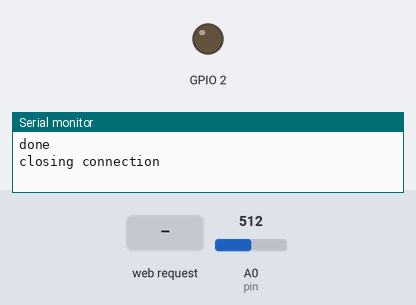
Recording of a sketch running on a simulated ESP8266 (NodeMCU). Parts: output pins drawn as LEDs (lit = HIGH), the last lines printed to the serial monitor. The inputs (shaded band) are chosen by the test bench; at power-on: A0 (pin) = 512. WiFi joins after 1.5 s; servers stay silent unless stated; uploads are accepted with an empty reply.

Above: at 2.7 s.
2.8 s: HTTP request GET /tuoicay received
At 7.9 s:
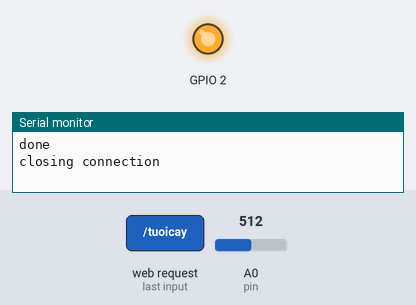
8.2 s: HTTP request GET /ngung received
At 12.2 s:
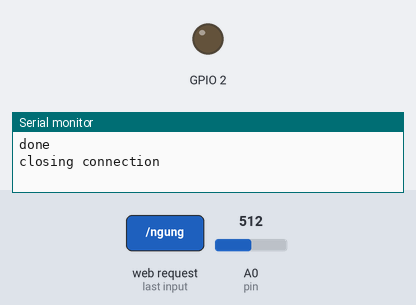
Timing chart, 0 to 13.7 s (numbered marks = the images above; inputs shaded):
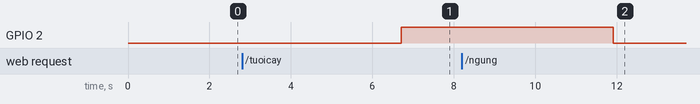

Measured:
- after the input at 2.8 s, GPIO 2: LOW → HIGH after 3.9 s
- after the input at 8.2 s, GPIO 2: HIGH → LOW after 3.7 s

The sketch:

Cambiendat_Dean.ino
```cpp
#include <Arduino.h>
// #include <ESPAsyncWebServer.h>
#include <ESP8266WebServer.h>
#include <ESP8266WiFi.h>
#include <ESP8266WiFiMulti.h>
#include <ESP8266HTTPClient.h>
#include <WiFiClient.h>
#include <ArduinoJson.h>

#define GPIO2 4

const char *SSID = "HSU_Students";
const char *PASSWORD= "dhhs12cnvch";
// const char *SSID = "Sunshine Software";
// const char *PASSWORD = "sunshinexinchao";
const char *URL1 = "http://10.106.24.105:2002/adddata";

ESP8266WebServer server(80);
ESP8266WiFiMulti WiFiMulti;
WiFiClient client;
HTTPClient http;
#define THRESHOLD 560
float pin = A0;

void setup() {
  Serial.begin(115200);
  Serial.println();
  Serial.print("Connect to existing Wifi network...");
  WiFi.begin(SSID, PASSWORD);
  while (WiFi.status() != WL_CONNECTED) {
    delay(500);
    Serial.print(".");
  }
  Serial.println("");
  Serial.println("WiFi connected");
  Serial.println("IP address: ");
  Serial.println(WiFi.localIP());

  pinMode(pin, INPUT);
  pinMode(2, OUTPUT);

  server.enableCORS(true);
  server.on("/tuoicay", handle_on);
  server.on("/ngung", handle_off);
  server.on("/docdata", handle_readdata);
  server.on("/tuoitudong", handle_automation);
  server.begin();
  Serial.println("HTTP server started");
}
void loop() {
  server.handleClient();

  postJsonData();
  delay(5000);
}

void handle_on() {
  server.enableCORS(true);
  digitalWrite(2, 1);
  server.send(200, "text/plain", "---Hãy chăm sóc cây cối thật tốt nhé");
}
void handle_off() {
  server.enableCORS(true);
  digitalWrite(2, 0);
  server.send(200, "text/plain", "----Tưới nước đủ rùi nhé, bạn thân ơi!!!");
}
void handle_readdata() {
  server.enableCORS(true);
  analogRead(pin);
  server.send(200, "text/plain", "----Data của cảm biến");
}
void handle_automation() {
  server.enableCORS(true);
  //int value = analogRead(pin); // read the analog value from sensor

  if (analogRead(pin) > THRESHOLD){
    Serial.print("The soil is DRY (");
    digitalWrite(2, 1);}
  else{
    Serial.print("The soil is WET (");
    digitalWrite(2, 0);}

  Serial.print(analogRead(pin));
  Serial.println(")");

  delay(1000);
  server.send(200, "text/plain", "-----Cách tưới tự động này có vẻ thông minh hơn nhé!!!");
}

void postJsonData() {

  Serial.print("connecting to ");
  if ((WiFiMulti.run() == WL_CONNECTED)) {
    Serial.print("[HTTP] begin...\n");
    if (http.begin(client, URL1)) {  // HTTP
      Serial.print("[HTTP] POST...\n");
      //gui du lieu len server dang JSON
      const int capacity = JSON_OBJECT_SIZE(4);
      StaticJsonDocument<capacity> doc;
      int value = analogRead(pin);
      Serial.print(pin);

      // Read temperature as Celsius (the default)

      doc["namedevice"] = "Lolin5";
      doc["humid"] = analogRead(pin);
      doc["description"] = "None";

      char output[2048];
      serializeJson(doc, Serial);
      serializeJson(doc, output);


      http.addHeader("Content-Type", "application/json");
      int httpCode = http.POST(output);
      Serial.println(httpCode);  //Print HTTP return code
      // file found at server
      if (httpCode == HTTP_CODE_OK || httpCode == HTTP_CODE_MOVED_PERMANENTLY) {
        // String payload = http.getString();
        // Serial.println(payload);
        // char input[50];
        // payload.toCharArray(input, 50);
        // //parseJson
        // Serial.println("Begin parse json data ...");
        // DynamicJsonDocument docResponse(2048);
        // DeserializationError err = deserializeJson(docResponse, payload);
        // if (err) {
        //   Serial.print(F("deserializeJson() failed with code "));
        //   Serial.println(err.c_str());
        //}
        //auto name = docResponse["name"].as<char*>();
        Serial.println("done");

      } else {
        Serial.printf("[HTTP] POST... failed, error: %s\n", http.errorToString(httpCode).c_str());
      }

      http.end();  //Close connection Serial.println();
      Serial.println("closing connection");
    }
  }
}
```
